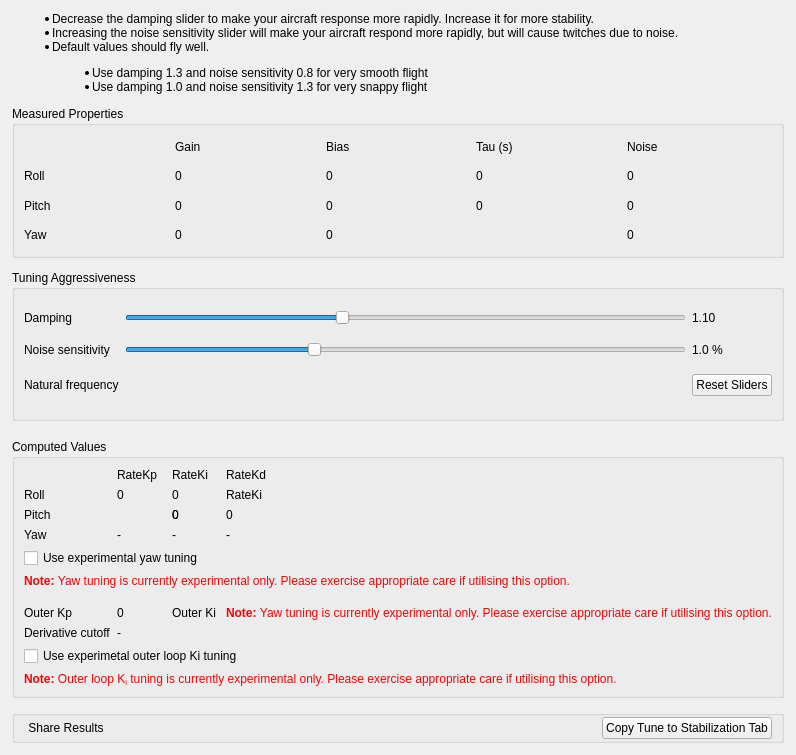
         <widget class="QWidget" name="scrollAreaWidgetContents">
          <property name="geometry">
           <rect>
            <x>0</x>
            <y>0</y>
            <width>796</width>
            <height>755</height>
           </rect>
          </property>
          <property name="sizePolicy">
           <sizepolicy hsizetype="Expanding" vsizetype="Expanding">
            <horstretch>0</horstretch>
            <verstretch>0</verstretch>
           </sizepolicy>
          </property>
          <property name="autoFillBackground">
           <bool>true</bool>
          </property>
          <layout class="QVBoxLayout" name="verticalLayout">
           <property name="spacing">
            <number>12</number>
           </property>
           <property name="leftMargin">
            <number>12</number>
           </property>
           <property name="topMargin">
            <number>12</number>
           </property>
           <property name="rightMargin">
            <number>12</number>
           </property>
           <property name="bottomMargin">
            <number>12</number>
           </property>
           <item>
            <widget class="QLabel" name="label_20">
             <property name="sizePolicy">
              <sizepolicy hsizetype="Preferred" vsizetype="Preferred">
               <horstretch>0</horstretch>
               <verstretch>0</verstretch>
              </sizepolicy>
             </property>
             <property name="text">
              <string>&lt;html&gt;&lt;head/&gt;&lt;body&gt;
&lt;ul&gt;
&lt;li&gt;Decrease the damping slider to make your aircraft response more rapidly. Increase it for more stability.&lt;/li&gt; &lt;li&gt;Increasing the noise sensitivity slider will make your aircraft respond more rapidly, but will cause twitches due to noise.&lt;/li&gt;
&lt;li&gt;Default values should fly well.
  &lt;ul&gt;
   &lt;li&gt;Use damping 1.3 and noise sensitivity 0.8 for very smooth flight&lt;/li&gt;
   &lt;li&gt;Use damping 1.0 and noise sensitivity 1.3 for very snappy flight&lt;/li&gt;
  &lt;/ul&gt;
&lt;/li&gt;
&lt;/ul&gt;
&lt;/body&gt;&lt;/html&gt;</string>
             </property>
             <property name="wordWrap">
              <bool>true</bool>
             </property>
            </widget>
           </item>
           <item>
            <widget class="QGroupBox" name="groupBox_3">
             <property name="sizePolicy">
              <sizepolicy hsizetype="Preferred" vsizetype="Preferred">
               <horstretch>0</horstretch>
               <verstretch>1</verstretch>
              </sizepolicy>
             </property>
             <property name="title">
              <string>Measured Properties</string>
             </property>
             <layout class="QGridLayout" name="gridLayout">
              <item row="0" column="1">
               <widget class="QLabel" name="label_6">
                <property name="text">
                 <string>Gain</string>
                </property>
               </widget>
              </item>
              <item row="0" column="2">
               <widget class="QLabel" name="label_7">
                <property name="text">
                 <string>Bias</string>
                </property>
               </widget>
              </item>
              <item row="0" column="3">
               <widget class="QLabel" name="label_14">
                <property name="text">
                 <string>Tau (s)</string>
                </property>
               </widget>
              </item>
              <item row="0" column="4">
               <widget class="QLabel" name="label_16">
                <property name="text">
                 <string>Noise</string>
                </property>
               </widget>
              </item>
              <item row="1" column="0">
               <widget class="QLabel" name="label_3">
                <property name="text">
                 <string>Roll</string>
                </property>
               </widget>
              </item>
              <item row="1" column="1">
               <widget class="QLabel" name="measuredRollGain">
                <property name="text">
                 <string>0</string>
                </property>
                <property name="alignment">
                 <set>Qt::AlignLeading|Qt::AlignLeft|Qt::AlignVCenter</set>
                </property>
                <property name="objrelation" stdset="0">
                 <stringlist>
                  <string>objname:SystemIdent</string>
                  <string>fieldname:Beta</string>
                  <string>element:Roll</string>
                 </stringlist>
                </property>
               </widget>
              </item>
              <item row="1" column="2">
               <widget class="QLabel" name="measuredRollBias">
                <property name="text">
                 <string>0</string>
                </property>
                <property name="alignment">
                 <set>Qt::AlignLeading|Qt::AlignLeft|Qt::AlignVCenter</set>
                </property>
                <property name="objrelation" stdset="0">
                 <stringlist>
                  <string>objname:SystemIdent</string>
                  <string>fieldname:Bias</string>
                  <string>element:Roll</string>
                 </stringlist>
                </property>
               </widget>
              </item>
              <item row="1" column="3">
               <widget class="QLabel" name="rollTau">
                <property name="text">
                 <string>0</string>
                </property>
                <property name="alignment">
                 <set>Qt::AlignLeading|Qt::AlignLeft|Qt::AlignVCenter</set>
                </property>
               </widget>
              </item>
              <item row="1" column="4">
               <widget class="QLabel" name="measuredRollNoise">
                <property name="text">
                 <string>0</string>
                </property>
                <property name="alignment">
                 <set>Qt::AlignLeading|Qt::AlignLeft|Qt::AlignVCenter</set>
                </property>
                <property name="objrelation" stdset="0">
                 <stringlist>
                  <string>objname:SystemIdent</string>
                  <string>fieldname:Noise</string>
                  <string>element:Roll</string>
                 </stringlist>
                </property>
               </widget>
              </item>
              <item row="2" column="0">
               <widget class="QLabel" name="label_8">
                <property name="text">
                 <string>Pitch</string>
                </property>
               </widget>
              </item>
              <item row="2" column="1">
               <widget class="QLabel" name="measuredPitchGain">
                <property name="text">
                 <string>0</string>
                </property>
                <property name="alignment">
                 <set>Qt::AlignLeading|Qt::AlignLeft|Qt::AlignVCenter</set>
                </property>
                <property name="objrelation" stdset="0">
                 <stringlist>
                  <string>objname:SystemIdent</string>
                  <string>fieldname:Beta</string>
                  <string>element:Pitch</string>
                 </stringlist>
                </property>
               </widget>
              </item>
              <item row="2" column="2">
               <widget class="QLabel" name="measuredPitchBias">
                <property name="text">
                 <string>0</string>
                </property>
                <property name="alignment">
                 <set>Qt::AlignLeading|Qt::AlignLeft|Qt::AlignVCenter</set>
                </property>
                <property name="objrelation" stdset="0">
                 <stringlist>
                  <string>objname:SystemIdent</string>
                  <string>fieldname:Bias</string>
                  <string>element:Pitch</string>
                 </stringlist>
                </property>
               </widget>
              </item>
              <item row="2" column="3">
               <widget class="QLabel" name="pitchTau">
                <property name="text">
                 <string>0</string>
                </property>
                <property name="alignment">
                 <set>Qt::AlignLeading|Qt::AlignLeft|Qt::AlignVCenter</set>
                </property>
               </widget>
              </item>
              <item row="2" column="4">
               <widget class="QLabel" name="measuredPitchNoise">
                <property name="text">
                 <string>0</string>
                </property>
                <property name="alignment">
                 <set>Qt::AlignLeading|Qt::AlignLeft|Qt::AlignVCenter</set>
                </property>
                <property name="objrelation" stdset="0">
                 <stringlist>
                  <string>objname:SystemIdent</string>
                  <string>fieldname:Noise</string>
                  <string>element:Pitch</string>
                 </stringlist>
                </property>
               </widget>
              </item>
              <item row="3" column="0">
               <widget class="QLabel" name="label_17">
                <property name="text">
                 <string>Yaw</string>
                </property>
               </widget>
              </item>
              <item row="3" column="1">
               <widget class="QLabel" name="measuredYawGain">
                <property name="text">
                 <string>0</string>
                </property>
                <property name="alignment">
                 <set>Qt::AlignLeading|Qt::AlignLeft|Qt::AlignVCenter</set>
                </property>
                <property name="objrelation" stdset="0">
                 <stringlist>
                  <string>objname:SystemIdent</string>
                  <string>fieldname:Beta</string>
                  <string>element:Yaw</string>
                 </stringlist>
                </property>
               </widget>
              </item>
              <item row="3" column="2">
               <widget class="QLabel" name="measuredYawBias">
                <property name="text">
                 <string>0</string>
                </property>
                <property name="alignment">
                 <set>Qt::AlignLeading|Qt::AlignLeft|Qt::AlignVCenter</set>
                </property>
                <property name="objrelation" stdset="0">
                 <stringlist>
                  <string>objname:SystemIdent</string>
                  <string>fieldname:Bias</string>
                  <string>element:Yaw</string>
                 </stringlist>
                </property>
               </widget>
              </item>
              <item row="3" column="4">
               <widget class="QLabel" name="measuredYawNoise">
                <property name="text">
                 <string>0</string>
                </property>
                <property name="alignment">
                 <set>Qt::AlignLeading|Qt::AlignLeft|Qt::AlignVCenter</set>
                </property>
                <property name="objrelation" stdset="0">
                 <stringlist>
                  <string>objname:SystemIdent</string>
                  <string>fieldname:Noise</string>
                  <string>element:Yaw</string>
                 </stringlist>
                </property>
               </widget>
              </item>
             </layout>
             <zorder>label_3</zorder>
             <zorder>measuredRollGain</zorder>
             <zorder>measuredRollBias</zorder>
             <zorder>label_6</zorder>
             <zorder>label_8</zorder>
             <zorder>measuredPitchGain</zorder>
             <zorder>measuredPitchBias</zorder>
             <zorder>rollTau</zorder>
             <zorder>label_7</zorder>
             <zorder>pitchTau</zorder>
             <zorder>label_14</zorder>
             <zorder>label_16</zorder>
             <zorder>measuredPitchNoise</zorder>
             <zorder>measuredRollNoise</zorder>
             <zorder>label_17</zorder>
             <zorder>measuredYawGain</zorder>
             <zorder>measuredYawBias</zorder>
             <zorder>measuredYawNoise</zorder>
            </widget>
           </item>
           <item>
            <widget class="QGroupBox" name="groupBox">
             <property name="sizePolicy">
              <sizepolicy hsizetype="Preferred" vsizetype="Preferred">
               <horstretch>0</horstretch>
               <verstretch>1</verstretch>
              </sizepolicy>
             </property>
             <property name="title">
              <string>Tuning Aggressiveness</string>
             </property>
             <layout class="QGridLayout" name="gridLayout_2">
              <item row="1" column="0">
               <widget class="QLabel" name="label_11">
                <property name="text">
                 <string>Damping</string>
                </property>
               </widget>
              </item>
              <item row="2" column="2">
               <widget class="QLabel" name="lblNoise">
                <property name="text">
                 <string>1.0 %</string>
                </property>
               </widget>
              </item>
              <item row="1" column="1">
               <widget class="QSlider" name="rateDamp">
                <property name="minimum">
                 <number>85</number>
                </property>
                <property name="maximum">
                 <number>150</number>
                </property>
                <property name="value">
                 <number>110</number>
                </property>
                <property name="orientation">
                 <enum>Qt::Horizontal</enum>
                </property>
               </widget>
              </item>
              <item row="3" column="1">
               <widget class="QLabel" name="wn">
                <property name="text">
                 <string/>
                </property>
               </widget>
              </item>
              <item row="3" column="0">
               <widget class="QLabel" name="label_2">
                <property name="text">
                 <string>Natural frequency</string>
                </property>
               </widget>
              </item>
              <item row="1" column="2">
               <widget class="QLabel" name="lblDamp">
                <property name="text">
                 <string>1.10</string>
                </property>
               </widget>
              </item>
              <item row="2" column="1">
               <widget class="QSlider" name="rateNoise">
                <property name="minimum">
                 <number>0</number>
                </property>
                <property name="maximum">
                 <number>30</number>
                </property>
                <property name="singleStep">
                 <number>1</number>
                </property>
                <property name="value">
                 <number>10</number>
                </property>
                <property name="orientation">
                 <enum>Qt::Horizontal</enum>
                </property>
               </widget>
              </item>
              <item row="2" column="0">
               <widget class="QLabel" name="label">
                <property name="text">
                 <string>Noise sensitivity</string>
                </property>
               </widget>
              </item>
              <item row="3" column="2">
               <widget class="QPushButton" name="btnResetSliders">
                <property name="text">
                 <string>Reset Sliders</string>
                </property>
               </widget>
              </item>
             </layout>
            </widget>
           </item>
           <item>
            <spacer name="verticalSpacer_2">
             <property name="orientation">
              <enum>Qt::Vertical</enum>
             </property>
             <property name="sizeType">
              <enum>QSizePolicy::Fixed</enum>
             </property>
             <property name="sizeHint" stdset="0">
              <size>
               <width>20</width>
               <height>6</height>
              </size>
             </property>
            </spacer>
           </item>
           <item>
            <widget class="QGroupBox" name="groupBox_2">
             <property name="sizePolicy">
              <sizepolicy hsizetype="Preferred" vsizetype="Preferred">
               <horstretch>0</horstretch>
               <verstretch>1</verstretch>
              </sizepolicy>
             </property>
             <property name="title">
              <string>Computed Values</string>
             </property>
             <layout class="QGridLayout" name="gridLayout_3">
              <item row="3" column="1">
               <widget class="QLabel" name="yawRateKp">
                <property name="text">
                 <string>-</string>
                </property>
               </widget>
              </item>
              <item row="7" column="2">
               <widget class="QLabel" name="label_22">
                <property name="text">
                 <string>Outer Ki</string>
                </property>
               </widget>
              </item>
              <item row="1" column="1">
               <widget class="QLabel" name="rollRateKp">
                <property name="text">
                 <string>0</string>
                </property>
               </widget>
              </item>
              <item row="7" column="1">
               <widget class="QLabel" name="lblOuterKp">
                <property name="text">
                 <string>0</string>
                </property>
               </widget>
              </item>
              <item row="1" column="2">
               <widget class="QLabel" name="rollRateKi">
                <property name="text">
                 <string>0</string>
                </property>
               </widget>
              </item>
              <item row="8" column="1">
               <widget class="QLabel" name="derivativeCutoff">
                <property name="text">
                 <string>-</string>
                </property>
               </widget>
              </item>
              <item row="8" column="0">
               <widget class="QLabel" name="label_18">
                <property name="text">
                 <string>Derivative cutoff</string>
                </property>
               </widget>
              </item>
              <item row="0" column="1">
               <widget class="QLabel" name="label_5">
                <property name="text">
                 <string>RateKp</string>
                </property>
               </widget>
              </item>
              <item row="3" column="0">
               <widget class="QLabel" name="lblYawComputed">
                <property name="text">
                 <string>Yaw</string>
                </property>
               </widget>
              </item>
              <item row="3" column="2">
               <widget class="QLabel" name="yawRateKi">
                <property name="text">
                 <string>-</string>
                </property>
               </widget>
              </item>
              <item row="2" column="3">
               <widget class="QLabel" name="pitchRateKd">
                <property name="text">
                 <string>0</string>
                </property>
               </widget>
              </item>
              <item row="2" column="2">
               <widget class="QLabel" name="pitchRateKi">
                <property name="text">
                 <string>0</string>
                </property>
               </widget>
              </item>
              <item row="0" column="3">
               <widget class="QLabel" name="label_10">
                <property name="text">
                 <string>RateKd</string>
                </property>
               </widget>
              </item>
              <item row="3" column="3">
               <widget class="QLabel" name="yawRateKd">
                <property name="text">
                 <string>-</string>
                </property>
               </widget>
              </item>
              <item row="1" column="0">
               <widget class="QLabel" name="label_4">
                <property name="text">
                 <string>Roll</string>
                </property>
               </widget>
              </item>
              <item row="2" column="2">
               <widget class="QLabel" name="pitchRateKi">
                <property name="text">
                 <string>0</string>
                </property>
               </widget>
              </item>
              <item row="2" column="0">
               <widget class="QLabel" name="label_12">
                <property name="text">
                 <string>Pitch</string>
                </property>
               </widget>
              </item>
              <item row="1" column="3">
               <widget class="QLabel" name="rollRateKd">
                <property name="text">
                 <string>RateKi</string>
                </property>
               </widget>
              </item>
              <item row="0" column="2">
               <widget class="QLabel" name="label_9">
                <property name="text">
                 <string>RateKi</string>
                </property>
               </widget>
              </item>
              <item row="4" column="0" colspan="4">
               <widget class="QCheckBox" name="cbUseYaw">
                <property name="text">
                 <string>Use experimental yaw tuning</string>
                </property>
               </widget>
              </item>
              <item row="6" column="0">
               <widget class="QLabel" name="label_19">
                <property name="maximumSize">
                 <size>
                  <width>16777215</width>
                  <height>6</height>
                 </size>
                </property>
                <property name="text">
                 <string/>
                </property>
               </widget>
              </item>
              <item row="7" column="0">
               <widget class="QLabel" name="label_15">
                <property name="text">
                 <string>Outer Kp</string>
                </property>
               </widget>
              </item>
              <item row="7" column="3">
               <widget class="QLabel" name="lblOuterKi">
                <property name="text">
                 <string>&lt;html&gt;&lt;head/&gt;&lt;body&gt;&lt;p&gt;&lt;span style=&quot; font-weight:600; color:#ff0000;&quot;&gt;Note: &lt;/span&gt;&lt;span style=&quot; color:#ff0000;&quot;&gt;Yaw tuning is currently experimental only. Please exercise appropriate care if utilising this option.&lt;/span&gt;&lt;/p&gt;&lt;/body&gt;&lt;/html&gt;</string>
                </property>
               </widget>
              </item>
              <item row="5" column="0" colspan="4">
               <widget class="QLabel" name="label_21">
                <property name="text">
                 <string>&lt;html&gt;&lt;head/&gt;&lt;body&gt;&lt;p&gt;&lt;span style=&quot; font-weight:600; color:#ff0000;&quot;&gt;Note: &lt;/span&gt;&lt;span style=&quot; color:#ff0000;&quot;&gt;Yaw tuning is currently experimental only. Please exercise appropriate care if utilising this option.&lt;/span&gt;&lt;/p&gt;&lt;/body&gt;&lt;/html&gt;</string>
                </property>
                <property name="wordWrap">
                 <bool>true</bool>
                </property>
               </widget>
              </item>
              <item row="9" column="0" colspan="4">
               <widget class="QCheckBox" name="cbUseOuterKi">
                <property name="text">
                 <string>Use experimetal outer loop Ki tuning</string>
                </property>
               </widget>
              </item>
              <item row="10" column="0" colspan="4">
               <widget class="QLabel" name="label_23">
                <property name="text">
                 <string>&lt;html&gt;&lt;head/&gt;&lt;body&gt;&lt;p&gt;&lt;span style=&quot; font-weight:600; color:#ff0000;&quot;&gt;Note: &lt;/span&gt;&lt;span style=&quot; color:#ff0000;&quot;&gt;Outer loop K&lt;/span&gt;&lt;span style=&quot; color:#ff0000; vertical-align:sub;&quot;&gt;i&lt;/span&gt;&lt;span style=&quot; color:#ff0000;&quot;&gt; tuning is currently experimental only. Please exercise appropriate care if utilising this option.&lt;/span&gt;&lt;/p&gt;&lt;/body&gt;&lt;/html&gt;</string>
                </property>
                <property name="wordWrap">
                 <bool>true</bool>
                </property>
               </widget>
              </item>
             </layout>
            </widget>
           </item>
           <item>
            <widget class="QGroupBox" name="groupBox_4">
             <property name="sizePolicy">
              <sizepolicy hsizetype="Preferred" vsizetype="Preferred">
               <horstretch>0</horstretch>
               <verstretch>0</verstretch>
              </sizepolicy>
             </property>
             <property name="title">
              <string/>
             </property>
             <layout class="QHBoxLayout" name="horizontalLayout_2">
              <property name="spacing">
               <number>1</number>
              </property>
              <property name="topMargin">
               <number>1</number>
              </property>
              <property name="bottomMargin">
               <number>1</number>
              </property>
              <item>
               <layout class="QGridLayout" name="gridLayout_4">
                <item row="0" column="2" colspan="2">
                 <widget class="QPushButton" name="useComputedValues">
                  <property name="styleSheet">
                   <string notr="true"/>
                  </property>
                  <property name="text">
                   <string>Copy Tune to Stabilization Tab</string>
                  </property>
                 </widget>
                </item>
                <item row="0" column="1">
                 <spacer name="horizontalSpacer">
                  <property name="orientation">
                   <enum>Qt::Horizontal</enum>
                  </property>
                  <property name="sizeHint" stdset="0">
                   <size>
                    <width>40</width>
                    <height>20</height>
                   </size>
                  </property>
                 </spacer>
                </item>
                <item row="0" column="0">
                 <widget class="QPushButton" name="shareDataPB">
                  <property name="text">
                   <string>Share Results</string>
                  </property>
                  <property name="icon">
                   <iconset resource="configgadget.qrc">
                    <normaloff>:/configgadget/images/share-2-icon.png</normaloff>:/configgadget/images/share-2-icon.png</iconset>
                  </property>
                  <property name="iconSize">
                   <size>
                    <width>30</width>
                    <height>30</height>
                   </size>
                  </property>
                  <property name="flat">
                   <bool>true</bool>
                  </property>
                 </widget>
                </item>
               </layout>
              </item>
             </layout>
            </widget>
           </item>
          </layout>
         </widget>
